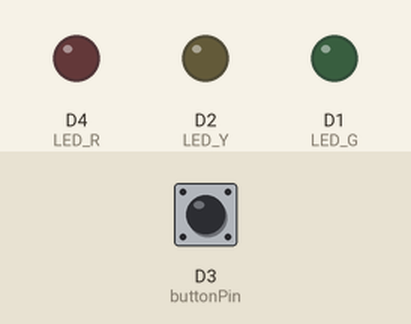
Bench run of a sketch on a simulated ESP8266 (NodeMCU). Parts: output pins drawn as LEDs (lit = HIGH). The test bench sets the inputs (shaded band); at power-on: D3 (buttonPin) HIGH. WiFi joins after 1.5 s; servers stay silent unless stated; uploads are accepted with an empty reply; what the sketch prints to the serial monitor is not drawn.

Above: at 3.2 s.
3.3 s: D3 (buttonPin) pulled LOW for 0.25 s
At 4.7 s:
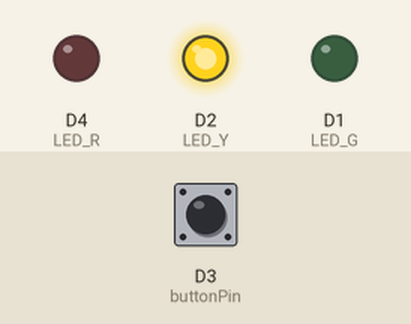
9.0 s: D3 (buttonPin) pulled LOW for 3.2 s
At 24.9 s:
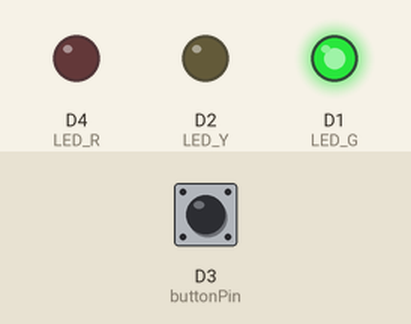
Timing chart, 0 to 43.9 s (numbered marks = the images above; inputs shaded):
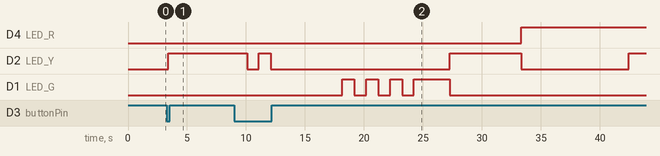

Measured:
- after the input at 3.3 s, D2 (LED_Y): LOW → HIGH after 0.12 s; D1 (LED_G): stays LOW (without the input it goes to HIGH after 2.7 s)

The sketch:

task4_client_.ino
```cpp
#include <Arduino_JSON.h>
#include <ESP8266WiFi.h>
#include <ESP8266HTTPClient.h>
#include <time.h>

const char* ssid = "IIR_WiFi";
const char* password = "deeprobotics";

const int buttonPin = D3;

int LED_R = 2;   // led connected to GPIO2 (D4)
int LED_Y = 4;   // led connected to GPIO2 (D2)
int LED_G = 5;   // led connected to GPIO2 (D1)

enum COLOURS
{
  green,
  nothing,
  yellow,
  red,
  red_and_yellow
};

bool MODE = true;

int STATE = 0;

COLOURS STATES1[16] = {
  green,
  nothing,
  green,
  nothing,
  green,
  nothing,
  green,
  yellow,
  red,
  red,
  red,
  red,
  red,
  red,
  red,
  red_and_yellow
};

COLOURS STATES2[16] = {
  red,
  red,
  red,
  red,
  red,
  red,
  red,
  red_and_yellow,
  green,
  nothing,
  green,
  nothing,
  green,
  nothing,
  green,
  yellow
};

int DURATIONS[16] = {6, 1, 1, 1, 1, 1, 1, 3, 6, 1, 1, 1, 1, 1, 1, 3};

bool PREV = 0;

COLOURS STATES_[2] = {
  yellow,
  nothing
};

int DURATIONS_[2] = {1, 1};

unsigned long previousMillis = 0;
// bool buttonPressed = false;
bool lastButtonState = HIGH;


// the setup function runs once when you press reset or power the board
void setup() {
  // initialize digital pin LED_BUILTIN as an output.
  pinMode(LED_R, OUTPUT);
  pinMode(LED_Y, OUTPUT);
  pinMode(LED_G, OUTPUT);

  pinMode(buttonPin, INPUT_PULLUP);

  Serial.begin(115200);
  WiFi.begin(ssid, password);

  while (WiFi.status() != WL_CONNECTED) {
    delay(1000);
    Serial.println("Connecting to WiFi...");
  }

  Serial.println("Connected to WiFi");
  Serial.println(WiFi.localIP());

  // attachInterrupt(digitalPinToInterrupt(buttonPin), buttonISR, FALLING);
}

// the loop function runs over and over again forever
void loop() {
  unsigned long currentMillis = millis();

  JSONVar colours;
  if (MODE) {
    if (currentMillis - previousMillis >= DURATIONS[STATE] * 1000) {
      previousMillis = currentMillis;
      colours = get_json(STATES1[STATE]);
      digitalWrite(LED_R, colours["red"]);
      digitalWrite(LED_Y, colours["yellow"]);
      digitalWrite(LED_G, colours["green"]);
      STATE = (STATE + 1) % 16;
    }
  }
  else {
    if (currentMillis - previousMillis >= DURATIONS_[PREV] * 1000) {
      previousMillis = currentMillis;
      colours = get_json(STATES_[PREV]);
      digitalWrite(LED_R, colours["red"]);
      digitalWrite(LED_Y, colours["yellow"]);
      digitalWrite(LED_G, colours["green"]);
      PREV = (PREV + 1) % 2;
    }
  }

  // if (buttonPressed) {
  //   MODE = !MODE;
  //   STATE = 0;
  //   PREV = 0;
  //   buttonPressed = false;
  // }

  sendRequest("http://192.168.68.79/data");

  bool currentButtonState = digitalRead(buttonPin);
  if (currentButtonState != lastButtonState) {
    MODE = !MODE;
    STATE = 0;
    PREV = 0;
    lastButtonState = currentButtonState;
  }

  // yield();
}

JSONVar get_json(COLOURS colour) {
  JSONVar colours;
  switch (colour) {
    case green:
      colours["red"] = LOW;
      colours["yellow"] = LOW;
      colours["green"] = HIGH;
      return colours;
    case nothing:
      colours["red"] = LOW;
      colours["yellow"] = LOW;
      colours["green"] = LOW;
      return colours;
    case yellow:
      colours["red"] = LOW;
      colours["yellow"] = HIGH;
      colours["green"] = LOW;
      return colours;
    case red:
      colours["red"] = HIGH;
      colours["yellow"] = LOW;
      colours["green"] = LOW;
      return colours;
    case red_and_yellow:
      colours["red"] = HIGH;
      colours["yellow"] = HIGH;
      colours["green"] = LOW;
      return colours;
  }
  return colours;
}

void sendRequest(const char* url) {
  WiFiClient client;
  HTTPClient http;

  if (http.begin(client, url)) {
    JSONVar colours;
    if (MODE) {
      colours = get_json(STATES2[STATE]);
    }
    else {
      colours = get_json(STATES_[PREV]);
    }
    String jsonString = JSON.stringify(colours);

    http.addHeader("Content-Type", "application/json");
    int httpCode = http.POST(jsonString);
    if (httpCode > 0) {
      Serial.printf("HTTP POST request to %s succeeded, code: %d\n", url, httpCode);
      String payload = http.getString();
      Serial.println("Response payload: " + payload);
    } else {
      Serial.printf("HTTP POST request to %s failed, error: %s\n", url, http.errorToString(httpCode).c_str());
    }
    http.end();
  } else {
    Serial.println("Unable to connect to server");
  }
}

// void buttonISR() {
//   buttonPressed = true;
// }
```
